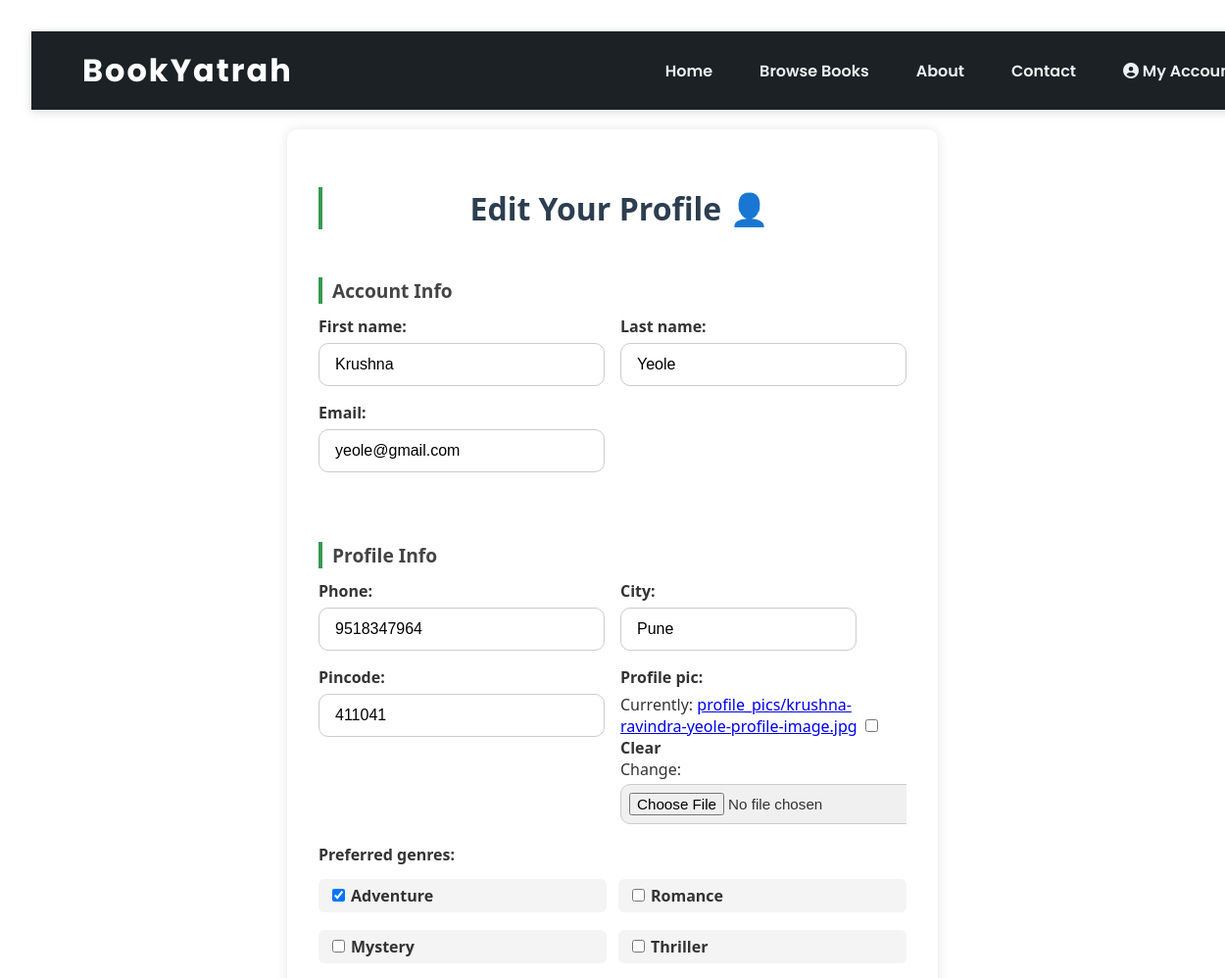
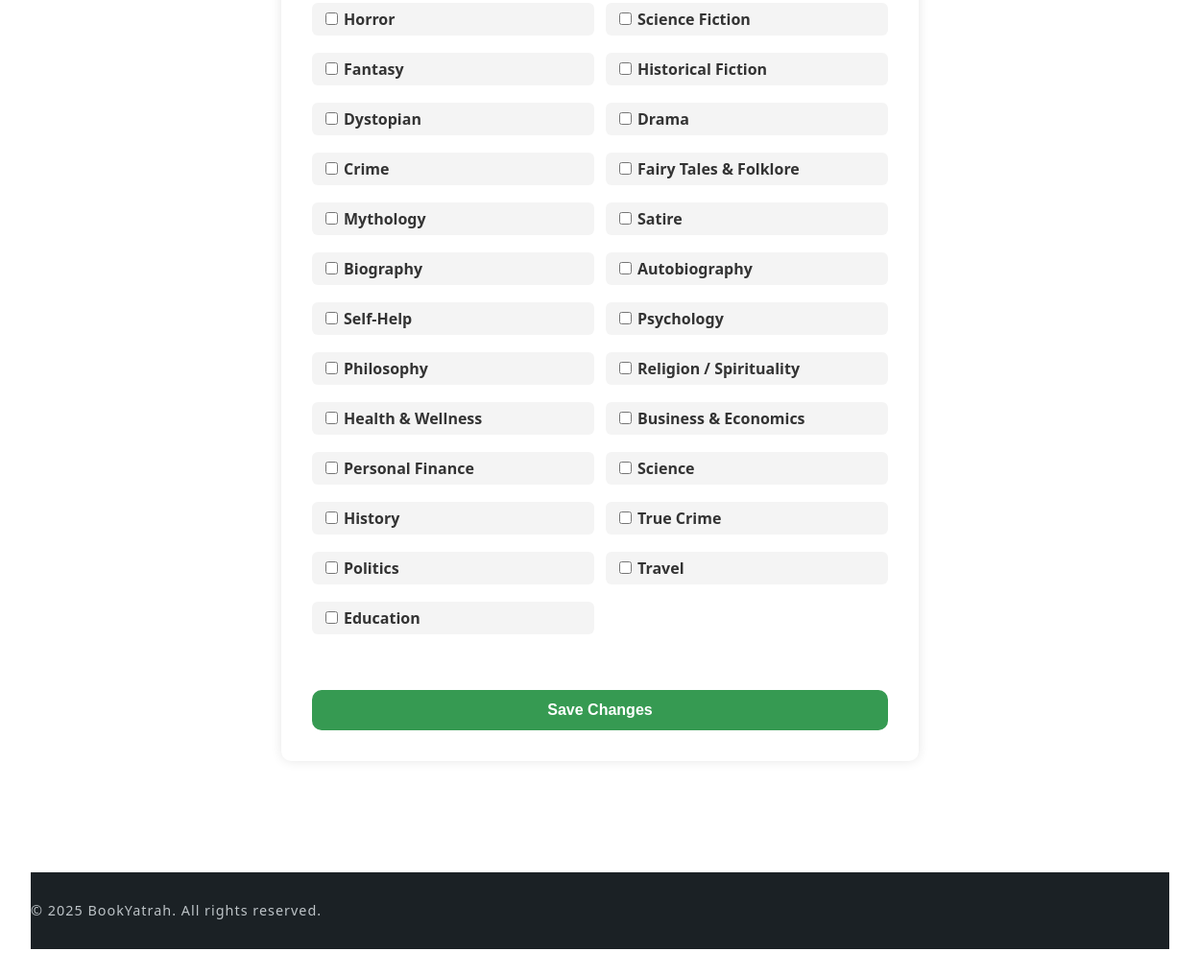
Screenshot of /users/profile/ (signed in) with the database file from the repository (2 pictures, top to bottom).
### users/models.py (models this page shows, shortened)
class Profile(models.Model):
    user = models.OneToOneField(User, on_delete=models.CASCADE)
    phone = models.CharField(max_length=15, blank=True)
    city = models.CharField(max_length=100)
    pincode = models.CharField(max_length=10)
    profile_pic = models.ImageField(upload_to='profile_pics/', blank=True, null=True)
    preferred_genres = models.ManyToManyField(Genre, blank=True)

class Genre(models.Model):
    name = models.CharField(max_length=100, unique=True)
    def __str__(self):
        return self.name

### users/views.py (the view)
# urls.py: path('profile/', views.profile_view, name='profile'),
@login_required
def profile_view(request):
    if request.method == 'POST':
        u_form = UserUpdateForm(request.POST, instance=request.user)
        p_form = ProfileUpdateForm(request.POST, request.FILES, instance=request.user.profile)
        if u_form.is_valid() and p_form.is_valid():
            u_form.save()
            p_form.save()
            messages.success(request, 'Profile updated.')
            return redirect('users:dashboard')
        else:
            messages.error(request, 'Please correct the errors below.')
    else:
        u_form = UserUpdateForm(instance=request.user)
        p_form = ProfileUpdateForm(instance=request.user.profile)
    return render(request, 'users/profile.html', {'u_form': u_form, 'p_form': p_form})

### users/forms.py (shortened to what this page needs)
class UserUpdateForm(forms.ModelForm):
    first_name = forms.CharField(
        required=True,
        widget=forms.TextInput(attrs={'required': True})
    )
    last_name = forms.CharField(
        required=True,
        widget=forms.TextInput(attrs={'required': True})
    )
    email = forms.EmailField(
        required=True,
        widget=forms.EmailInput(attrs={'required': True})
    )
    class Meta:
        model = User
        fields = ['first_name', 'last_name', 'email']

class ProfileUpdateForm(forms.ModelForm):
    phone = forms.CharField(
        required=True,
        widget=forms.TextInput(attrs={'required': True})
    )
    city = forms.CharField(
        required=True,
        widget=forms.TextInput(attrs={'required': True})
    )
    pincode = forms.CharField(
        required=True,
        widget=forms.TextInput(attrs={'required': True})
    )
    profile_pic = forms.ImageField(required=False)  # Optional
    preferred_genres = forms.ModelMultipleChoiceField(
        queryset=Genre.objects.all(),
        widget=forms.CheckboxSelectMultiple(),  # Removed attrs={'required': True}
        required=True
    )
    class Meta:
        model = Profile
        fields = ['phone', 'city', 'pincode', 'profile_pic', 'preferred_genres']

### users/templates/users/profile.html (shortened to what this page needs)
{% extends 'home/base.html' %}
{% load static %}
{% block extra_css %}
<link rel="stylesheet" href="{% static 'users/style.css' %}">
{% endblock %}
{% block content %}
<div class="users-login-container fade-in">
    <h2 class="title">Edit Your Profile 👤</h2>
    <form method="POST" enctype="multipart/form-data">
        <div class="form-section">
            <h3>Account Info</h3>
            <div class="form-grid">
                <div class="form-group">
                    {{ u_form.first_name.label_tag }}
                    {{ u_form.first_name }}
                </div>
                <div class="form-group">
                    {{ u_form.last_name.label_tag }}
                    {{ u_form.last_name }}
                </div>
                <div class="form-group">
                    {{ u_form.email.label_tag }}
                    {{ u_form.email }}
                </div>
            </div>
        </div>
        <div class="form-section">
            <h3>Profile Info</h3>
            <div class="form-grid">
                <div class="form-group">
                    {{ p_form.phone.label_tag }}
                    {{ p_form.phone }}
                </div>
                <div class="form-group" style="max-width: 100%;">
                    {{ p_form.city.label_tag }}
                    <div class="form-control-wrapper">
                        {{ p_form.city }}
                    </div>
                </div>
                <div class="form-group">
                    {{ p_form.pincode.label_tag }}
                    {{ p_form.pincode }}
                </div>
                <div class="form-group" style="max-width: 100%;">
                    {{ p_form.profile_pic.label_tag }}
                    <div class="form-control-wrapper" style="overflow-wrap: break-word;">
                        {{ p_form.profile_pic }}
                    </div>
                </div>
            </div>
            <div class="form-group genre-section">
                {{ p_form.preferred_genres.label_tag }}
                <div class="genre-columns">
                    {% for checkbox in p_form.preferred_genres %}
                        <label>
                            {{ checkbox.tag }}
                            {{ checkbox.choice_label }}
                        </label>
                    {% endfor %}
                </div>
            </div>
        </div>
        <button type="submit" class="btn">Save Changes</button>
    </form>
</div>
{% endblock %}

### home/templates/home/base.html (shortened to what this page needs)
{% load static %}
<!DOCTYPE html>
<html lang="en">
<head>
  <link rel="stylesheet" href="{% static 'home/style.css' %}" />
  <link rel="stylesheet" href="https://cdnjs.cloudflare.com/ajax/libs/font-awesome/6.5.0/css/all.min.css">
  {% block extra_css %}{% endblock %}
</head>
<body>
<nav class="navbar">
  <div class="container">
    <div class="logo-container">
      <a href="{% url 'home:index' %}" class="logo">BookYatrah</a>
    </div>
    <ul class="nav-links">
      <li><a href="{% url 'home:index' %}">Home</a></li>
      <li><a href="#">Browse Books</a></li>
      <li><a href="#">About</a></li>
      <li><a href="#">Contact</a></li>
      {% if user.is_authenticated %}
        <li>
          <a href="{% url 'users:dashboard' %}">
            <i class="fa fa-user-circle"></i> My Account
          </a>
        </li>
      {% else %}
        <li><a href="{% url 'users:login' %}">Login</a></li>
        <li><a href="{% url 'users:register' %}">Sign Up</a></li>
      {% endif %}
    </ul>
  </div>
</nav>
  <main>
    {% block content %}
    {% endblock %}
  </main>
  <footer>
    <div class="container footer-content">
      <p>© 2025 BookYatrah. All rights reserved.</p>
    </div>
  </footer>
</body>
</html>

### home/static/home/style.css (style rules this page uses)
html, body { margin: 0; padding: 0; }
body { display: flex; flex-direction: column; }
main { flex: 1 0 auto; max-width: 1400px; margin: 0 auto; padding: 20px 2rem; }
.navbar { background: #1b2125; padding: 1rem 2rem; box-shadow: 0 2px 10px rgba(0, 0, 0, 0.15); position: sticky; top: 0; z-index: 1000; animation: slideDown 0.8s ease forwards; width: 100%; }
.navbar .container { display: flex; justify-content: space-between; align-items: center; max-width: 1200px; margin: 0 auto; width: 100%; padding: 0 20px; }
.logo-container { display: flex; align-items: center; margin-right: auto; }
.nav-links { list-style: none; display: flex; gap: 2rem; align-items: center; margin: 0; padding: 0; margin-left: auto; }
.logo { font-family: 'Poppins', sans-serif; font-size: 2rem; font-weight: 700; color: #ffffff; text-decoration: none; letter-spacing: 2px; }
.nav-links li a { font-family: 'Poppins', sans-serif; color: #ecf0f1; text-decoration: none; font-weight: 600; transition: color 0.3s ease; padding: 0.3rem 0.5rem; }
.btn { padding: 0.9rem 2rem; font-size: 1.1rem; border: none; border-radius: 40px; cursor: pointer; font-weight: 600; transition: all 0.3s ease; text-decoration: none; display: inline-block; text-align: center; }
footer { background: #1b2125; color: #bdc3c7; text-align: center; padding: 1rem 0; margin-top: 3rem; font-size: 0.9rem; letter-spacing: 1px; flex-shrink: 0; width: 100%; box-sizing: border-box; }
.footer-content { display: flex; justify-content: space-between; align-items: center; max-width: 1200px; margin: 0 auto; }

### rows the page displays
Profile: phone "9518347964", city "Pune", pincode "411041"
Genre: choice_label "Adventure"
Genre: choice_label "Romance"
Genre: choice_label "Mystery"
Genre: choice_label "Thriller"
Genre: choice_label "Horror"
Genre: choice_label "Science Fiction"
Genre: choice_label "Fantasy"
Genre: choice_label "Historical Fiction"
Genre: choice_label "Dystopian"
Genre: choice_label "Drama"
Genre: choice_label "Crime"
Genre: choice_label "Fairy Tales & Folklore"
Genre: choice_label "Mythology"
Genre: choice_label "Satire"
Genre: choice_label "Biography"
Genre: choice_label "Autobiography"
Genre: choice_label "Self-Help"
Genre: choice_label "Psychology"
Genre: choice_label "Philosophy"
Genre: choice_label "Religion / Spirituality"
Genre: choice_label "Health & Wellness"
Genre: choice_label "Business & Economics"
Genre: choice_label "Personal Finance"
Genre: choice_label "Science"
Genre: choice_label "History"
Genre: choice_label "True Crime"
Genre: choice_label "Politics"
Genre: choice_label "Travel"
Genre: choice_label "Education"

### other values shown
{{ u_form.first_name.label_tag }} "First name:"
{{ u_form.last_name.label_tag }} "Last name:"
{{ u_form.email.label_tag }} "Email:"
{{ p_form.phone.label_tag }} "Phone:"
{{ p_form.city.label_tag }} "City:"
{{ p_form.pincode.label_tag }} "Pincode:"
{{ p_form.profile_pic.label_tag }} "Profile pic:"
{{ p_form.preferred_genres.label_tag }} "Preferred genres:"
